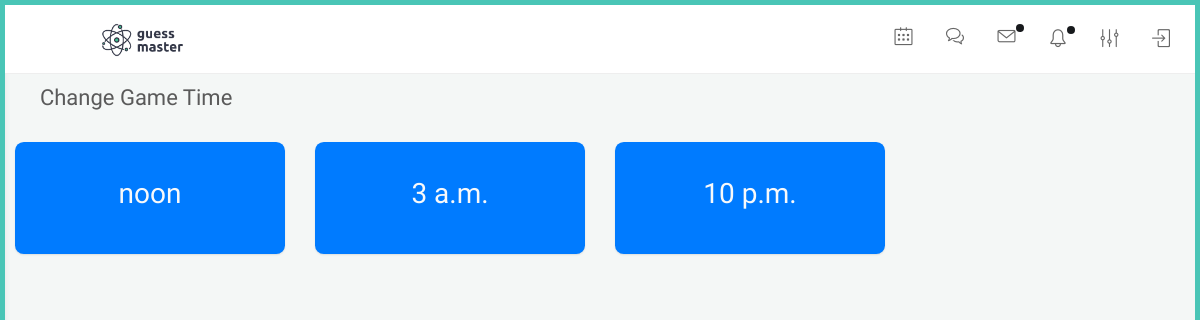
/adminapp/change-time, run on the app's committed database.
### adminapp/models.py (models this page shows, shortened)
class PlayTime(models.Model):
    start_time = models.TimeField()
    end_time = models.TimeField()

### adminapp/views.py (the view)
# urls.py: path('change-time',views.change_time,name="change_time"),
def change_time(request):
    try:
        times = PlayTime.objects.filter().all()
    except:
        pass
    context = {
        'times' : times
    }
    return render(request,'adminapp/change_time.html',context)

### templates/adminapp/change_time.html
{% extends 'adminapp/partials/base.html' %}
{% load static %}
{% block content %}
<div id="main-content">
    <div class="container-fluid">
        <div class="block-header">
            <div class="row">
                <div class="col-lg-5 col-md-8 col-sm-12">
                    <h2><a href="javascript:void(0);" class="btn btn-xs btn-link btn-toggle-fullwidth"><i class="fa fa-arrow-left"></i></a>Change Game Time</h2>
                </div>
            </div>
        </div>
        <div class="row clearfix">
            {% for time in times %}
            <div class="col-lg-3 col-md-12">
                <a href="{% url 'adminapp:change_game_time' time.id %}">
                <div class="card text-center bg-primary">
                    <div class="body">
                        <div class="p-15 text-light">
                            <h3>{{time.end_time}}</h3>
                        </div>
                    </div>
                </div>
                </a>
            </div>
            {% endfor %}
        </div>
    </div>
</div>
{% endblock %}

### static/css/color_skins.css (style rules this page uses)
.theme-cyan:before,.theme-cyan:after { background:#49c5b6 }

### data on the page
PlayTime: end_time "noon"
PlayTime: end_time "3 a.m."
PlayTime: end_time "10 p.m."
